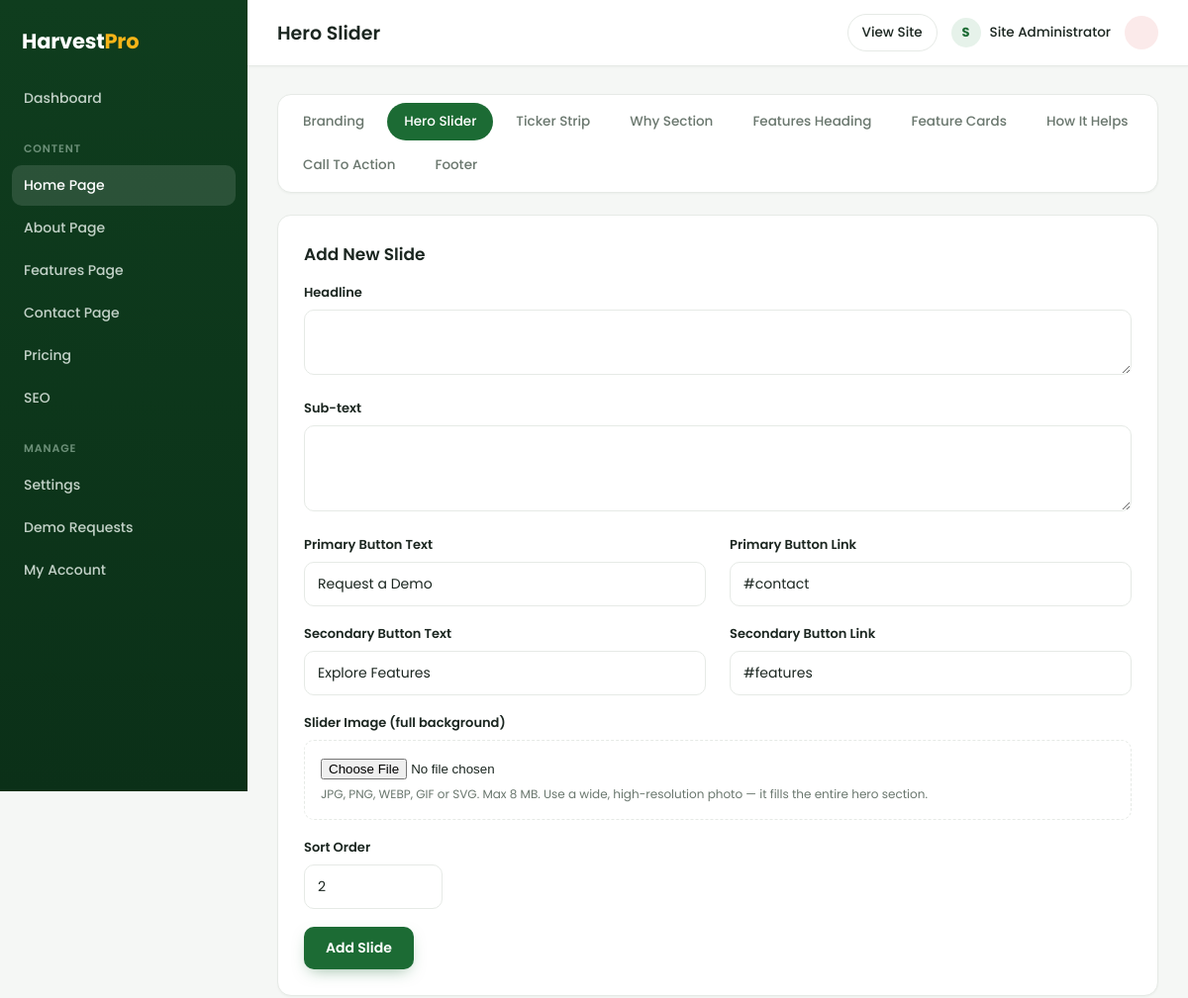
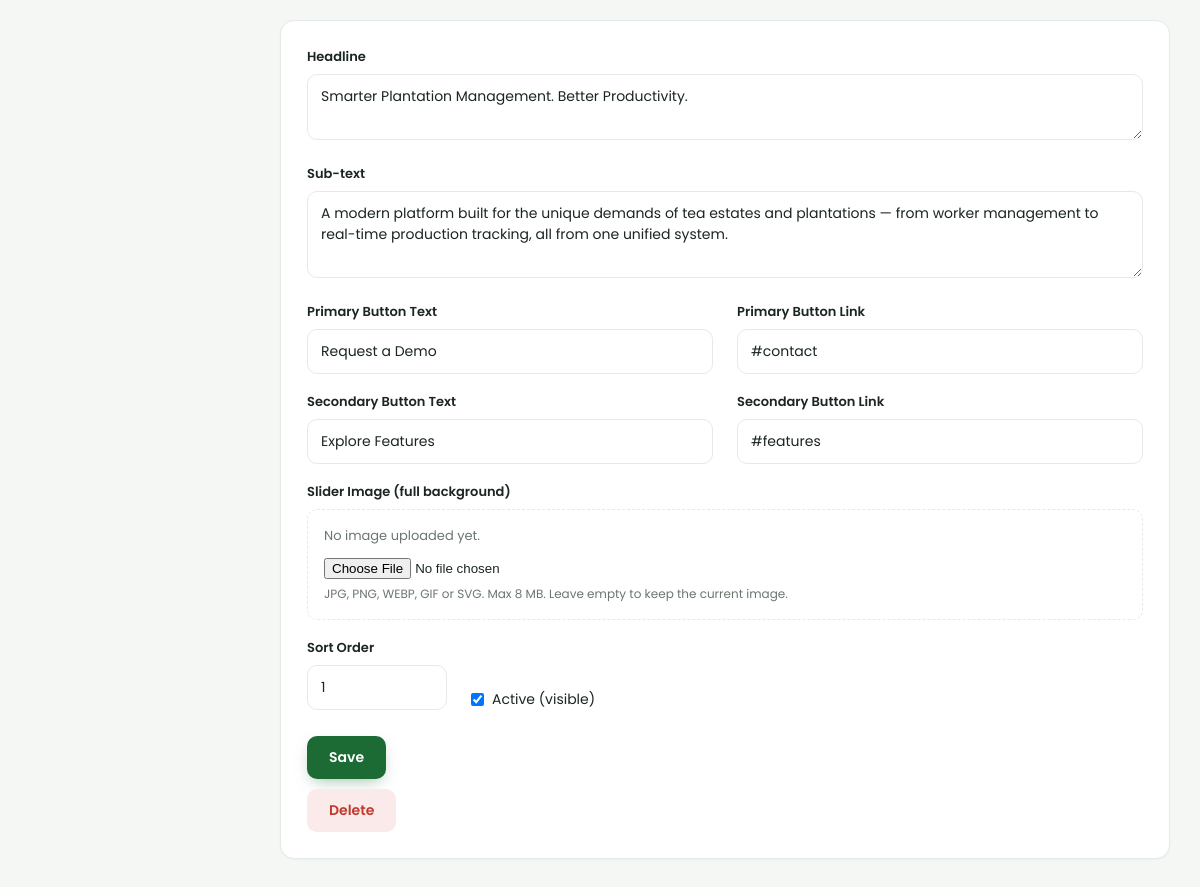
Page /admin/hero-slides.php (signed in) on the committed database (2 pictures, top to bottom).
### tables this page shows
CREATE TABLE IF NOT EXISTS `hero_slides` (
  `id` INT(11) NOT NULL AUTO_INCREMENT,
  `headline` VARCHAR(255) NOT NULL DEFAULT '',
  `subtext` TEXT DEFAULT NULL,
  `btn1_text` VARCHAR(100) DEFAULT NULL,
  `btn1_link` VARCHAR(255) DEFAULT NULL,
  `btn2_text` VARCHAR(100) DEFAULT NULL,
  `btn2_link` VARCHAR(255) DEFAULT NULL,
  `image` VARCHAR(255) DEFAULT NULL,
  `sort_order` INT(11) NOT NULL DEFAULT 0,
  `is_active` TINYINT(1) NOT NULL DEFAULT 1,
  PRIMARY KEY (`id`)
);

### includes/functions.php (called while the page is built, shortened)
<?php
function e(?string $value): string
{
    return htmlspecialchars((string)$value, ENT_QUOTES, 'UTF-8');
}
    ?>

### admin/auth.php (called while the page is built, shortened)
<?php
require_once dirname(__DIR__) . '/includes/functions.php';
function current_admin(): ?array
{
    global $pdo;
    $stmt = $pdo->prepare("SELECT * FROM admins WHERE id = ?");
    $stmt->execute([$_SESSION['admin_id']]);
    return $stmt->fetch() ?: null;
}

### admin/hero-slides.php (the view, shortened to what this page needs)
<?php
require_once __DIR__ . '/auth.php';
$slides = $pdo->query("SELECT * FROM hero_slides ORDER BY sort_order ASC, id ASC")->fetchAll();
$pageTitle = 'Hero Slider';
$page = 'hero_slides';
require __DIR__ . '/header.php';
require __DIR__ . '/homepage-tabs.php';
?>
<div class="a-card">
  <h2 class="a-card-title">Add New Slide</h2>
  <form method="post" enctype="multipart/form-data">
    <div class="a-field"><label>Headline</label><textarea name="headline" rows="2" required></textarea></div>
    <div class="a-field"><label>Sub-text</label><textarea name="subtext" rows="3"></textarea></div>
    <div class="a-row">
      <div class="a-field" style="flex:1"><label>Primary Button Text</label><input type="text" name="btn1_text" value="Request a Demo"></div>
      <div class="a-field" style="flex:1"><label>Primary Button Link</label><input type="text" name="btn1_link" value="#contact"></div>
    </div>
    <div class="a-row">
      <div class="a-field" style="flex:1"><label>Secondary Button Text</label><input type="text" name="btn2_text" value="Explore Features"></div>
      <div class="a-field" style="flex:1"><label>Secondary Button Link</label><input type="text" name="btn2_link" value="#features"></div>
    </div>
    <div class="a-field">
      <label>Slider Image (full background)</label>
      <div class="a-image-field">
        <input type="file" name="image" accept="image/*">
        <small class="a-help">JPG, PNG, WEBP, GIF or SVG. Max 8 MB. Use a wide, high-resolution photo — it fills the entire hero section.</small>
      </div>
    </div>
    <div class="a-field" style="max-width:140px"><label>Sort Order</label><input type="number" name="sort_order" value="<?= count($slides)+1 ?>"></div>
    <button class="a-btn a-btn-primary"><?= admin_icon('plus', 16) ?> Add Slide</button>
  </form>
</div>
<?php foreach ($slides as $s): ?>
  <div class="a-card">
    <form method="post" enctype="multipart/form-data">
      <div class="a-field"><label>Headline</label><textarea name="headline" rows="2" required><?= e($s['headline']) ?></textarea></div>
      <div class="a-field"><label>Sub-text</label><textarea name="subtext" rows="3"><?= e($s['subtext']) ?></textarea></div>
      <div class="a-row">
        <div class="a-field" style="flex:1"><label>Primary Button Text</label><input type="text" name="btn1_text" value="<?= e($s['btn1_text']) ?>"></div>
        <div class="a-field" style="flex:1"><label>Primary Button Link</label><input type="text" name="btn1_link" value="<?= e($s['btn1_link']) ?>"></div>
      </div>
      <div class="a-row">
        <div class="a-field" style="flex:1"><label>Secondary Button Text</label><input type="text" name="btn2_text" value="<?= e($s['btn2_text']) ?>"></div>
        <div class="a-field" style="flex:1"><label>Secondary Button Link</label><input type="text" name="btn2_link" value="<?= e($s['btn2_link']) ?>"></div>
      </div>
      <div class="a-field">
        <label>Slider Image (full background)</label>
        <div class="a-image-field">
          <?php if ($s['image']): ?>
            <div class="a-thumb">
              <img src="<?= e(resolve_image_url($s['image'])) ?>" alt="">
              <label class="a-remove"><input type="checkbox" name="remove_image_<?= (int)$s['id'] ?>" value="1"> Remove</label>
            </div>
          <?php else: ?>
            <span class="a-noimg">No image uploaded yet.</span>
          <?php endif; ?>
          <input type="file" name="image_<?= (int)$s['id'] ?>" accept="image/*">
          <small class="a-help">JPG, PNG, WEBP, GIF or SVG. Max 8 MB. Leave empty to keep the current image.</small>
        </div>
      </div>
      <div class="a-row">
        <div class="a-field" style="max-width:140px"><label>Sort Order</label><input type="number" name="sort_order" value="<?= (int)$s['sort_order'] ?>"></div>
        <label class="a-check"><input type="checkbox" name="is_active" <?= $s['is_active']?'checked':'' ?>> Active (visible)</label>
      </div>
      <div class="a-actions">
        <button class="a-btn a-btn-primary" type="submit">Save</button>
      </div>
    </form>
    <form method="post" onsubmit="return confirm('Delete this slide?');" style="margin-top:10px">
      <button class="a-btn a-btn-danger" type="submit"><?= admin_icon('trash', 16) ?> Delete</button>
    </form>
  </div>
<?php endforeach; ?>
<?php require __DIR__ . '/footer.php'; ?>

### admin/header.php (shortened to what this page needs)
<?php
require_once __DIR__ . '/auth.php';
$admin = current_admin();
$page  = $page ?? '';
?>
<!DOCTYPE html>
<html lang="en">
<head>
<link rel="stylesheet" href="assets/admin.css">
</head>
<body>
<div class="a-layout">
  <aside class="a-sidebar" id="aSidebar">
    <div class="a-logo">Harvest<span>Pro</span></div>
    <nav class="a-nav">
      <a href="index.php" class="<?= $page==='dashboard'?'active':'' ?>"><?= admin_icon('dashboard') ?> Dashboard</a>
      <p class="a-nav-label">Content</p>
      <a href="section.php?g=branding" class="<?= in_array($page, HOMEPAGE_TABS, true)?'active':'' ?>"><?= admin_icon('home') ?> Home Page</a>
      <a href="section.php?g=about_banner" class="<?= in_array($page, ABOUT_TABS, true)?'active':'' ?>"><?= admin_icon('info') ?> About Page</a>
      <a href="section.php?g=features_banner" class="<?= in_array($page, FEATURES_PAGE_TABS, true)?'active':'' ?>"><?= admin_icon('layers') ?> Features Page</a>
      <a href="section.php?g=contact_banner" class="<?= in_array($page, CONTACT_TABS, true)?'active':'' ?>"><?= admin_icon('pin') ?> Contact Page</a>
      <a href="price.php" class="<?= $page==='price'?'active':'' ?>"><?= admin_icon('tag') ?> Pricing</a>
      <a href="seo.php" class="<?= $page==='seo'?'active':'' ?>"><?= admin_icon('search') ?> SEO</a>
      <p class="a-nav-label">Manage</p>
      <a href="settings.php" class="<?= $page==='settings'?'active':'' ?>"><?= admin_icon('settings') ?> Settings</a>
      <a href="requests.php" class="<?= $page==='requests'?'active':'' ?>"><?= admin_icon('inbox') ?> Demo Requests</a>
      <a href="account.php" class="<?= $page==='account'?'active':'' ?>"><?= admin_icon('user') ?> My Account</a>
    </nav>
  </aside>
  <div class="a-main">
    <header class="a-topbar">
      <h1><?= e($pageTitle ?? 'Dashboard') ?></h1>
      <div class="a-top-right">
        <a href="../" target="_blank" class="a-view-site"><?= admin_icon('external', 16) ?> View Site</a>
        <span class="a-user-chip">
          <span class="a-user-avatar"><?= e(strtoupper(substr($admin['full_name'] ?: $admin['username'], 0, 1))) ?></span>
          <span class="a-user"><?= e($admin['full_name'] ?: $admin['username']) ?></span>
        </span>
        <a href="logout.php" class="a-logout"><?= admin_icon('logout', 16) ?></a>
      </div>
    </header>
    <main class="a-content">

### admin/homepage-tabs.php
<?php
$homepageTabs = [
    ['key' => 'branding',      'label' => 'Branding',         'href' => 'section.php?g=branding'],
    ['key' => 'hero_slides',   'label' => 'Hero Slider',      'href' => 'hero-slides.php'],
    ['key' => 'ticker',        'label' => 'Ticker Strip',     'href' => 'section.php?g=ticker'],
    ['key' => 'why',           'label' => 'Why Section',      'href' => 'section.php?g=why'],
    ['key' => 'features_head', 'label' => 'Features Heading', 'href' => 'section.php?g=features'],
    ['key' => 'features',      'label' => 'Feature Cards',    'href' => 'features.php'],
    ['key' => 'how',           'label' => 'How It Helps',     'href' => 'section.php?g=how'],
    ['key' => 'cta',           'label' => 'Call To Action',   'href' => 'section.php?g=cta'],
    ['key' => 'footer',        'label' => 'Footer',           'href' => 'section.php?g=footer'],
];
?>
<nav class="a-hometabs">
  <?php foreach ($homepageTabs as $t): ?>
    <a href="<?= e($t['href']) ?>" class="<?= $page === $t['key'] ? 'active' : '' ?>"><?= e($t['label']) ?></a>
  <?php endforeach; ?>
</nav>

### admin/footer.php (shortened to what this page needs)
    </main>
  </div>
</div>
</body>
</html>

### rows in the picture
hero_slides: headline "Smarter Plantation Management. Better Productivity.", subtext "A modern platform built for the unique demands of tea estates and plantations — from worker management to real-time production tracking, all from one unified system.", btn1_text "Request a Demo", btn1_link "#contact", btn2_text "Explore Features", btn2_link "#features", image "No image uploaded yet.", sort_order "1", is_active "☑"

### other values in the picture
$pageTitle "Hero Slider"
substr($admin['full_name'] ?: $admin['username'], 0, 1) "S"
$admin['full_name'] ?: $admin['username'] "Site Administrator"
$t['label'] "Branding"
$t['label'] "Hero Slider"
$t['label'] "Ticker Strip"
$t['label'] "Why Section"
$t['label'] "Features Heading"
$t['label'] "Feature Cards"
$t['label'] "How It Helps"
$t['label'] "Call To Action"
$t['label'] "Footer"
